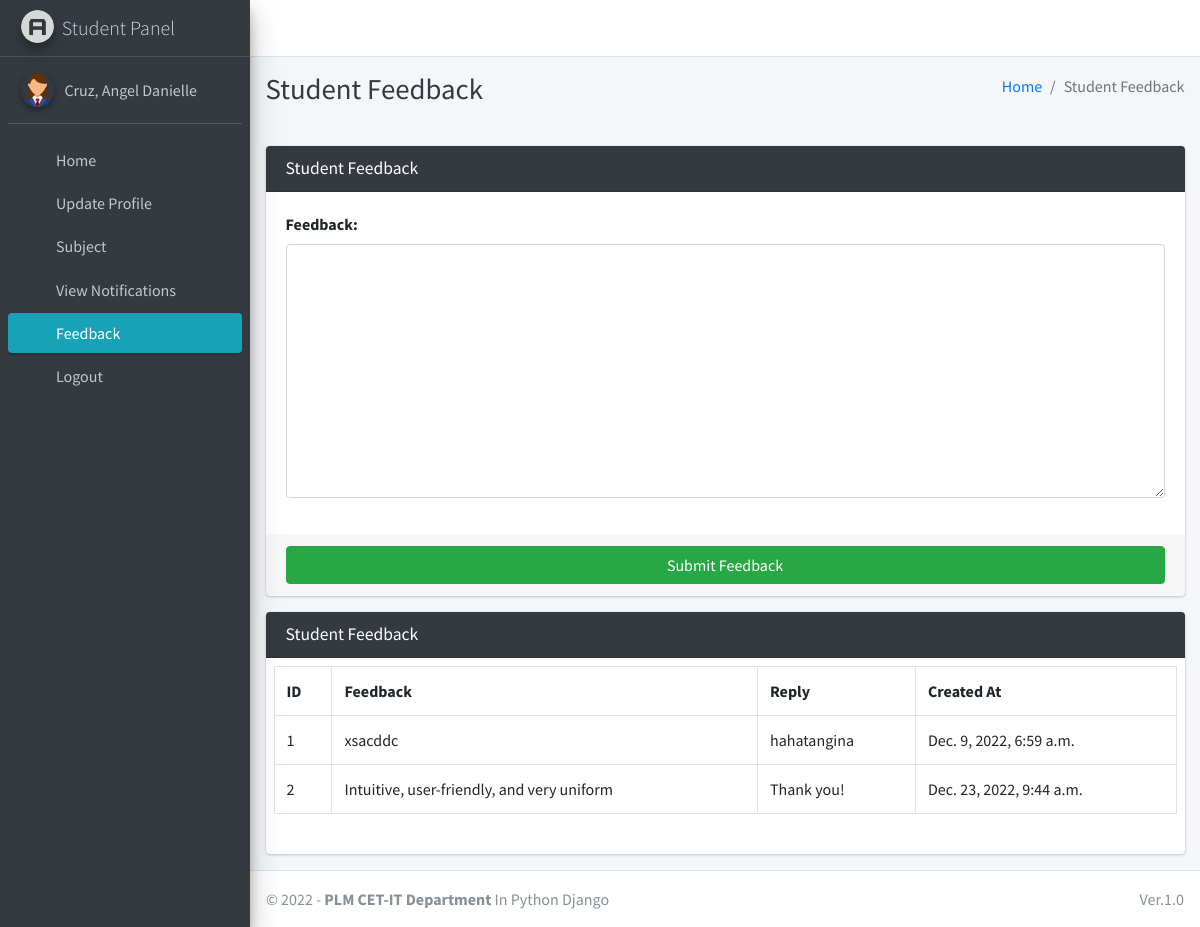
The page /student/feedback/ (signed in) on the database as committed earlier.
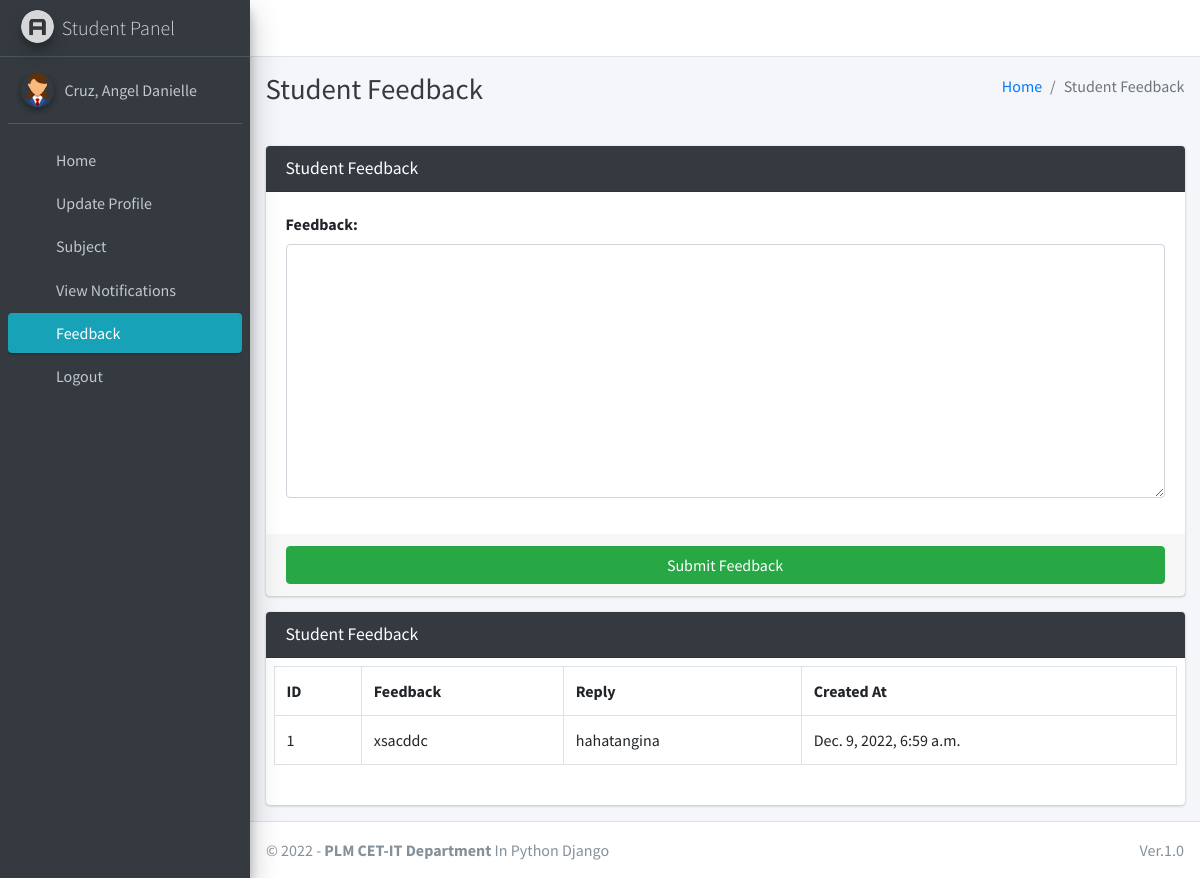
The same page on the database as committed later.
### main_app/models.py (models this page shows)
class FeedbackStudent(models.Model):
    student = models.ForeignKey(Student, on_delete=models.CASCADE)
    feedback = models.TextField()
    reply = models.TextField()
    created_at = models.DateTimeField(auto_now_add=True)
    updated_at = models.DateTimeField(auto_now=True)

### main_app/student_views.py (the view, shortened to what this page needs)
# urls.py: path("student/feedback/", student_views.student_feedback,
def student_feedback(request):
    form = FeedbackStudentForm(request.POST or None)
    student = get_object_or_404(Student, admin_id=request.user.id)
    context = {
        'form': form,
        'feedbacks': FeedbackStudent.objects.filter(student=student),
        'page_title': 'Student Feedback'
    }
    return render(request, "student_template/student_feedback.html", context)

### main_app/forms.py
class FeedbackStudentForm(FormSettings):
    def __init__(self, *args, **kwargs):
        super(FeedbackStudentForm, self).__init__(*args, **kwargs)
    class Meta:
        model = FeedbackStudent
        fields = ['feedback']

### main_app/models.py (called while the page is built)
    def __str__(self):
        return self.last_name + ", " + self.first_name

### main_app/templates/student_template/student_feedback.html
{% extends 'main_app/base.html' %}
{% load static %}
{% block page_title %}{{page_title}}{% endblock page_title %}
{% block content %}
<section class="content">
    <div class="container-fluid">
        <div class="row">
            <div class="col-md-12">
                <div class="card card-dark">
                    <div class="card-header">
                        <h3 class="card-title">{{page_title}}</h3>
                    </div>
                    {% include "main_app/form_template.html" with messages=messages  form=form button_text="Submit Feedback"%}
                </div>
<div class="card card-dark">
    <div class="card-header"><h3 class="card-title">{{page_title}}</h3>
    </div>
   <div class="table p-2">
       <table class="table table-bordered">
           <tr>
               <th>ID</th>
               <th>Feedback</th>
               <th>Reply</th>
            <th>Created At</th>
        </tr>
        {% for feedback in feedbacks %}
        <tr>
            <td>{{forloop.counter}}</td>
            <td>{{feedback.feedback}}</td>
            <td>
                {% if feedback.reply == "" %}
                    <p class="badge badge-warning">No Response Yet</p>
                    {% else %}
                    {{feedback.reply}}
                {% endif %}
            </td>              <td>{{feedback.created_at}}</td>
            </tr>
            {% endfor %}
        </table>
    </div>
    </div>
            </div>
        </div>
    </div>
</section>
{% endblock content %}

Rows that differ between the two databases and show on the page:
removed FeedbackStudent: feedback "Intuitive, user-friendly, and very uniform", reply "Thank you!", created_at "Dec. 23, 2022, 9:44 a.m."
